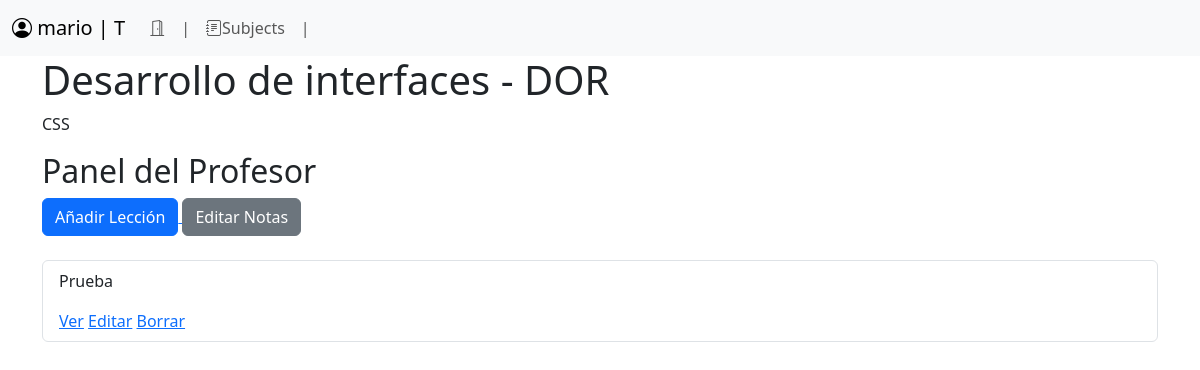
/subjects/DOR/ (signed in), run on an earlier commit of the app's database.
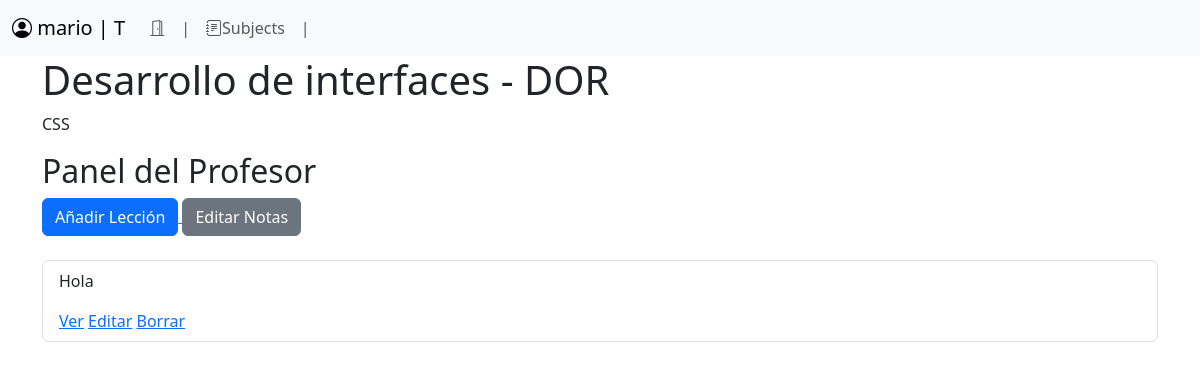
And on a later commit of the database.
### users/models.py (models this page shows, shortened)
class Profile(models.Model):
    class Role(models.TextChoices):
        STUDENT = 'S', 'Student'
        TEACHER = 'T', 'Teacher'
    role = models.CharField(max_length=1, choices=Role, default=Role.STUDENT)
    user = models.OneToOneField(User, on_delete=models.CASCADE, related_name='profile')
    bio = models.TextField(blank=True)
    avatar = models.ImageField(upload_to='avatars/noavatar.png', blank=True, null=True)

### subjects/models.py (models this page shows, shortened)
class Subject(models.Model):
    code = models.CharField(unique=True, max_length=255)
    name = models.CharField(max_length=255)
    description = models.TextField(
        blank=True,
    )
    students = models.ManyToManyField(User, related_name='student_subjects', through='Enrollment')
    teacher = models.ForeignKey(
        User,
        on_delete=models.CASCADE,
        related_name='teacher_subjects',
    )

class Lesson(models.Model):
    subject = models.ForeignKey(Subject, on_delete=models.CASCADE, related_name='lessons')
    title = models.CharField(max_length=255)
    content = models.TextField(
        blank=True,
    )

### subjects/views.py (the view)
# urls.py: path('<str:code>/', views.subject_detail, name='subject-detail'),
def subject_detail(request, code):
    subject = Subject.objects.get(code=code)
    enrollment = False
    grade = False
    lessons = subject.lessons.all()
    print(request.user)
    profile = request.user.profile
    if profile.role == Profile.Role.TEACHER:
        is_teacher = True
    else:
        is_teacher = False
        enrollment = subject.enrollments.filter(student=request.user).first()
        grade = enrollment.mark
    return render(
        request,
        'subjects/subject_detail.html',
        {
            'subject': subject,
            'is_teacher': is_teacher,
            'lessons': lessons,
            'grade': grade,
        },
    )

### subjects/templates/subjects/subject_detail.html (shortened to what this page needs)
{% extends "base.html" %}
{% block navbar %}
{% include "shared/navbar.html" %}
{% endblock navbar %}
{% block content %}
<h1>{{ subject.name }} - {{ subject.code }}</h1>
<p>{{ subject.description }}</p>
{% if is_teacher %}
    <h2>Panel del Profesor</h2>
    <a href="{% url 'subjects:add-lesson' subject.code %}">
        <button class="btn btn-primary">Añadir Lección</button>
    </a>
    <a href="{% url 'subjects:edit-marks' subject.code %}">
        <button class="btn btn-secondary">Editar Notas</button>
    </a>
    <ul class="list-group mt-4">
        {% for lesson in lessons %}
            <li class="list-group-item">
                <p>{{ lesson.title }}</p>
                <a href="{% url 'subjects:lesson-detail' lesson.pk %}">Ver</a>
                <a href="{% url 'subjects:edit-lesson' lesson.pk %}">Editar</a>
                <a href="{% url 'subjects:delete-lesson' lesson.pk %}">Borrar</a>
            </li>
        {% endfor %}
    </ul>
{% endif %}
{% endblock content %}

### shared/templates/base.html (shortened to what this page needs)
{% load static %}
<!DOCTYPE html>
<html>
  <head>
    <link rel="stylesheet" href="{% static 'bootstrap/dist/css/bootstrap.min.css' %}">
    <link rel="stylesheet" href="{% static 'bootstrap-icons/font/bootstrap-icons.min.css' %}">
  </head>
  <body>
    {% block navbar %}
    {% endblock navbar %}
    <div class="container">
      {% block content %}
      {% endblock %}
    </div>
  </body>
</html>

### shared/templates/shared/navbar.html (shortened to what this page needs)
{% extends "base.html" %}
{% block navbar %}
<nav class="navbar navbar-expand-lg bg-body-tertiary ">
  <div class="container-fluid ">
    <a class="navbar-brand " href="#">
      <i class="bi bi-person-circle"></i>
      {{request.user.username}} | {{request.user.profile.role}}
    </a>
    <div class="collapse navbar-collapse" id="navbarNav">
      <ul class="navbar-nav">
        <li class="nav-item">
          <a class="nav-link" href="{% url 'logout' %}"><i class="bi bi-door-open"></i></a>
        </li>
        <li class="nav-item">
          <a class="nav-link" href="#">|</a>
        </li>
        <li class="nav-item">
          <a class="nav-link" href="{% url "subjects:subject-list" %}"><i class="bi bi-journal-text"></i>Subjects</a>
        </li>
        <li class="nav-item">
          <a class="nav-link" href="#">|</a>
        </li>
      </ul>
    </div>
  </div>
</nav>
{% endblock navbar %}

What changed in the data, as far as the page shows it:
removed Lesson: title "Prueba"
added Lesson: title "Hola"
